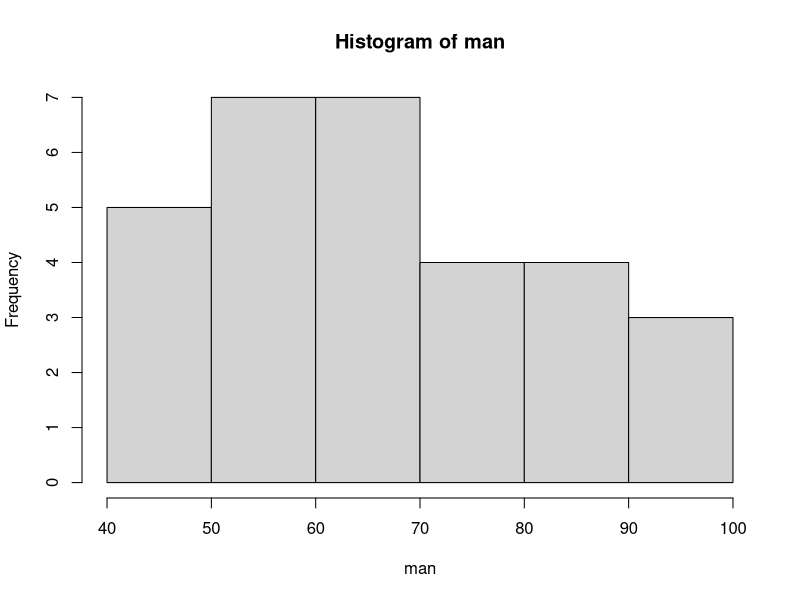
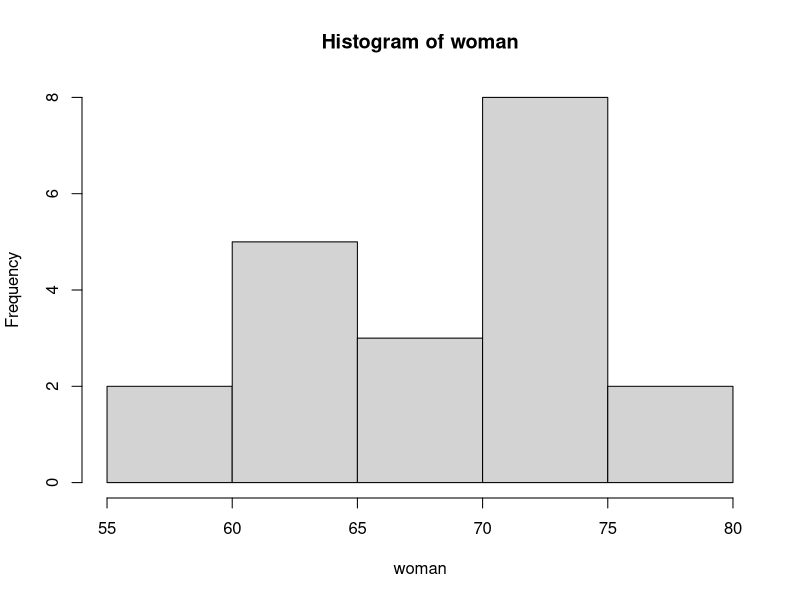
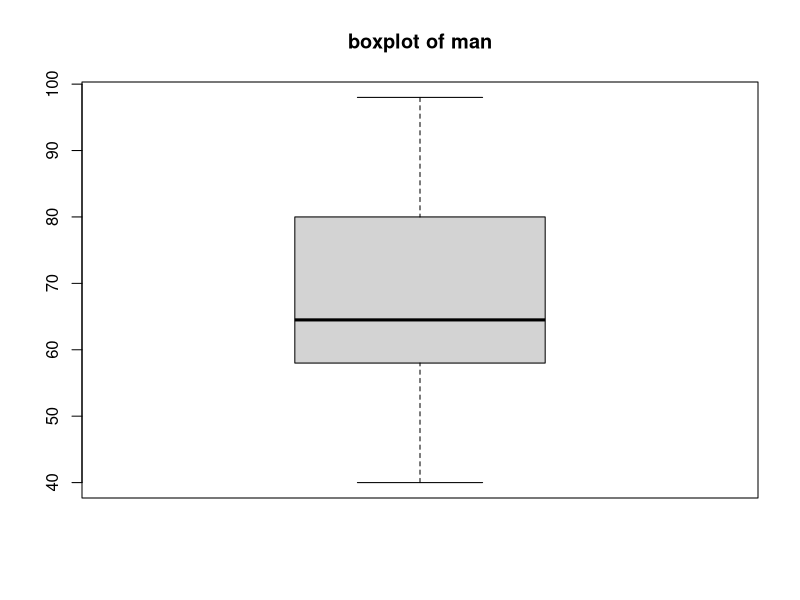
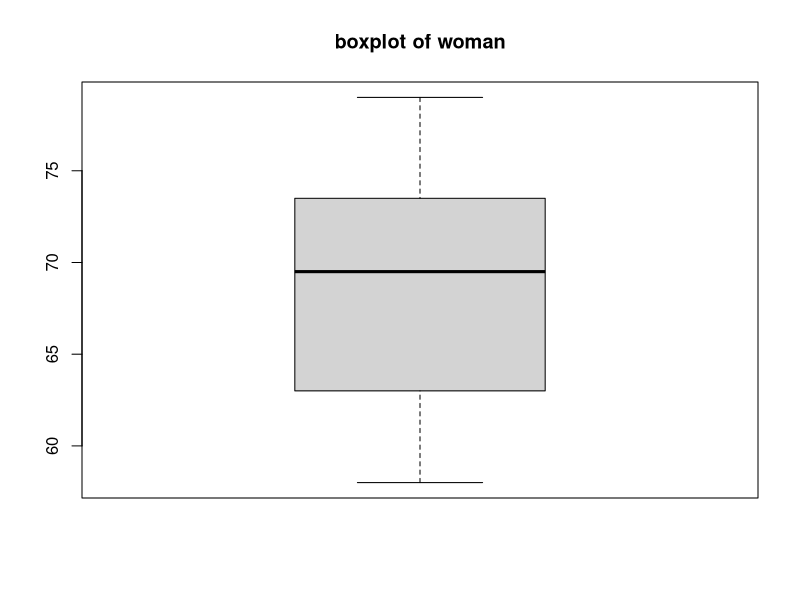

The R script that drew these images, in order:
# Title     : TODO
# Objective : TODO
# Created by: coeat
# Created on: 2021/04/23

getmode <- function(v) {
  uniqv <- unique(v)
  uniqv[which.max(tabulate(match(v, uniqv)))]
}

man <- c(49, 86, 40, 45, 48, 93, 97, 58, 58, 98,
         58, 82, 52, 56, 50, 85, 80, 60, 62, 80,
         62, 72, 65, 60, 64, 70, 78, 67, 69, 88)
woman <- c(60, 72, 66, 65, 75, 78, 62, 64, 74, 58,
           68, 72, 67, 61, 62, 72, 79, 71, 74, 73)
hist(man)
hist(woman)
boxplot(man,
        main = 'boxplot of man')
boxplot(woman,
        main = 'boxplot of woman')

print('##########MAN')
mean(man)
median(man)
getmode(man)
sd(man)
print('##########MAN')
mean(woman)
median(woman)
getmode(woman)
sd(woman)